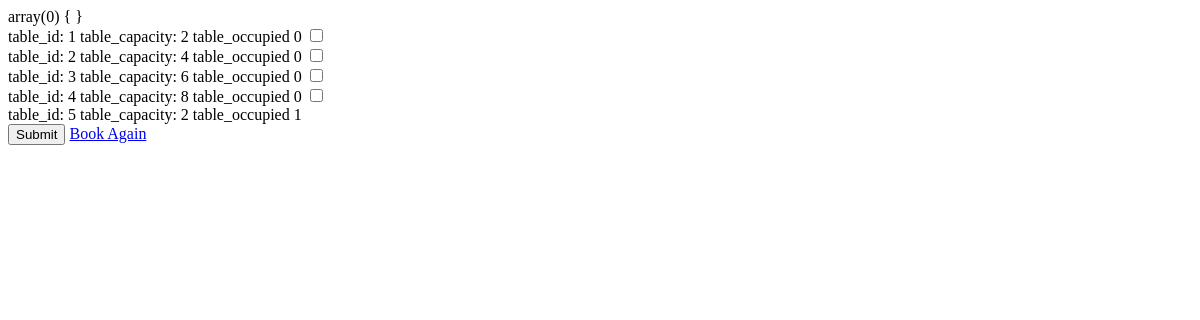
Page /book.php on the earlier database version.
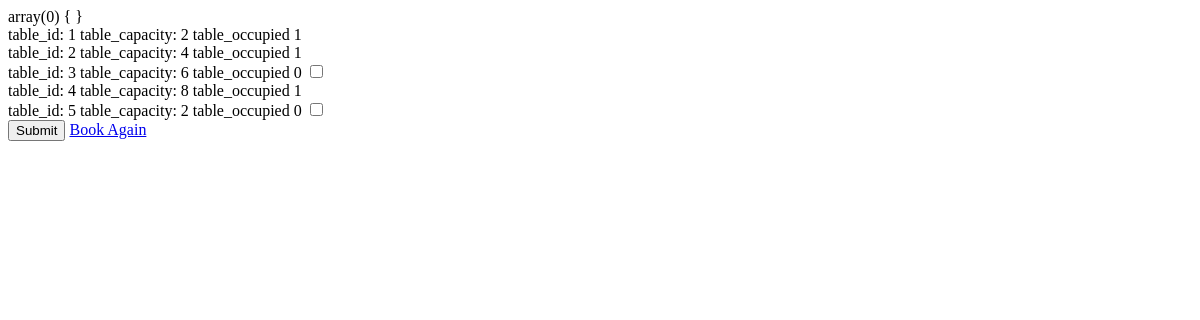
Same page on the later database version.
### tables this page shows
CREATE TABLE `table_info` (
  `table_id` int(255) NOT NULL,
  `table_capacity` int(255) DEFAULT NULL,
  `table_occupied` int(255) DEFAULT NULL
);

### book.php (the view, shortened to what this page needs)
<?php
require 'header.php';
?>
<!DOCTYPE html>
<html lang="en">
<head>
</head>
<body>
<?php
var_dump($_SESSION);
?>
<form action="check.php" method="post">
<?php
$sql = "SELECT table_id, table_capacity, table_occupied FROM table_info";
$result = $conn->query($sql);
if ($result->num_rows > 0) {
  while($row = $result->fetch_assoc()) {
    echo "table_id: " . $row["table_id"]. " table_capacity: " . $row["table_capacity"];
    if($row["table_occupied"] == 0){
        echo " table_occupied <a>" . $row["table_occupied"] . "</a>";
        echo " <input type=\"checkbox\" name=\"check_list[]\" value=". $row["table_id"] . "><br>";
    }
    else{
        echo " table_occupied " . $row["table_occupied"]. "<br>";
    }
}
} else {
  echo "0 results";
}
?>
<input type="submit" value="Submit">
<a href="reserve.php">Book Again</a>
</form>
</body>

Differences in the rows shown:
changed table_info id 1: table_occupied "0" → "1"; table_id "☐" → (not shown)
changed table_info id 2: table_occupied "0" → "1"; table_id "☐" → (not shown)
changed table_info id 4: table_occupied "0" → "1"; table_id "☐" → (not shown)
changed table_info id 5: table_id (not shown) → "☐"; table_occupied "1" → "0"
